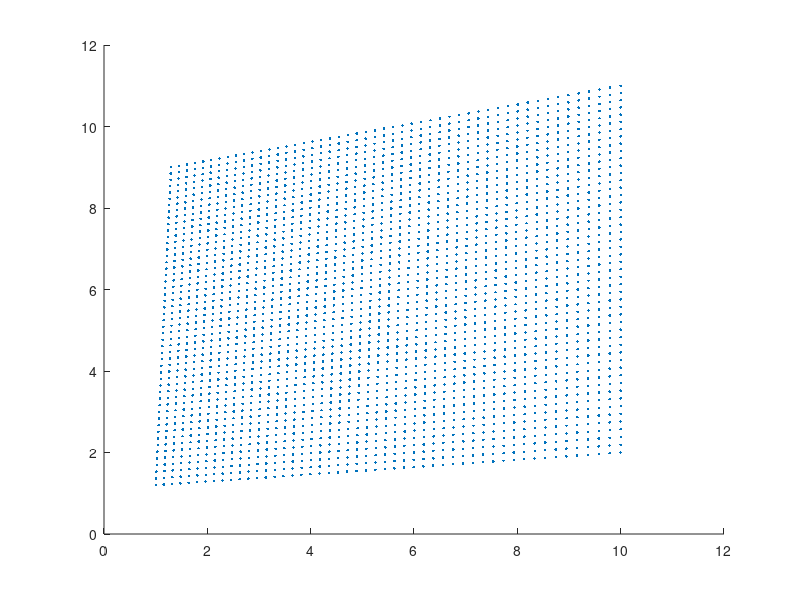

MATLAB code for this plot:
clear all
close all
x = zeros(2,2);
y = zeros(2,2);
a = zeros(2);

y(1,1) = 1.2; x(1,1) = 1;
y(1,2) = 9; x(1,2) = 1.3;
y(2,1) = 2; x(2,1) = 10;
y(2,2) = 11; x(2,2) =10;

y00 = y(1,1);   x00 = x(1,1);
y01 = y(1,2);   x01 = x(1,2);
y10 = y(2,1);   x10 = x(2,1);
y11 = y(2,2);   x11 = x(2,2);

a = x11 - x00;  A = y11 - y00;
b = x10 - x00;  B = y10 - y00;
c = x01 - x00;  C = y01 - y00;

from_y00 = 0; from_x00 = 0;
from_y01 = 1; from_x01 = 0;
from_y10 = from_y00; from_x10 = 1;
from_y11 = from_y01; from_x11 = 1;



%ScaleSource = inv([0,0,1;0,1,0;1,1,1])*[1;1;1];
ScaleSource = inv([0,0,1;from_y00,from_y01,from_y10;1,1,1])*[1;from_y11;1];
ScaleImage = inv([x00,x01,x10;y00,y01,y10;1,1,1])*[x11;y11;1];

%repmat(ScaleImage',3,1)

A = [0,0,1;from_y00,from_y01,from_y10;1,1,1].*repmat(ScaleSource',3,1);
%A = [x00,x01,x10;y00,y10,y01;0.5,0.5,0.5].*repmat(ScaleImage',3,1);
B = [x00,x01,x10;y00,y01,y10;1,1,1].*repmat(ScaleImage',3,1);

C = B*inv(A);

samples = 50;
[inx iny] = meshgrid(linspace(from_x00,from_x11,samples),linspace(from_y00,from_y01,samples)); %Choosing an area of space based on input because thats what will be happening in reality.

for i = 1:samples
    for j = 1:samples
        
    temp= C*[inx(i,j),iny(i,j),1]';

    outx(i,j) = (temp(1)./temp(3));
    outy(i,j) = (temp(2)./temp(3));

    end
end
%%
 outx = outx(:);
 outy = outy(:);
 
 scatter(outx,outy,'.');
 hold on

 box_x = [x00,x01,x11,x10]
 box_y = [y00,y01,y11,y10]
 %plot(box_x,box_y,'LineWidth',4);
 
hold off
